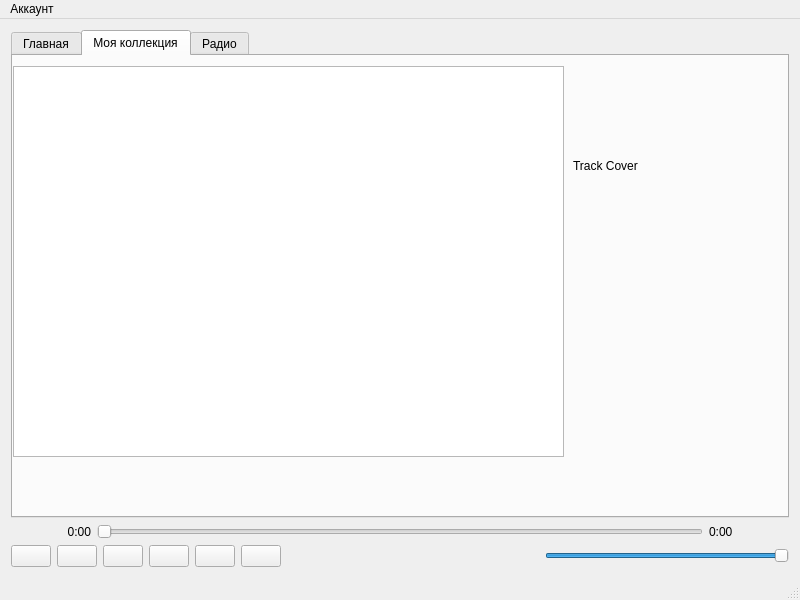
<?xml version="1.0" encoding="UTF-8"?>
<ui version="4.0">
 <class>MainWindow</class>
 <widget class="QMainWindow" name="MainWindow">
  <property name="enabled">
   <bool>true</bool>
  </property>
  <property name="geometry">
   <rect>
    <x>0</x>
    <y>0</y>
    <width>800</width>
    <height>600</height>
   </rect>
  </property>
  <property name="sizePolicy">
   <sizepolicy hsizetype="Preferred" vsizetype="Preferred">
    <horstretch>0</horstretch>
    <verstretch>0</verstretch>
   </sizepolicy>
  </property>
  <property name="windowTitle">
   <string>Yandex Music</string>
  </property>
  <widget class="QWidget" name="centralWidget">
   <property name="sizePolicy">
    <sizepolicy hsizetype="Maximum" vsizetype="Maximum">
     <horstretch>0</horstretch>
     <verstretch>0</verstretch>
    </sizepolicy>
   </property>
   <layout class="QVBoxLayout" name="verticalLayout">
    <item>
     <widget class="QTabWidget" name="tabWidget">
      <property name="currentIndex">
       <number>1</number>
      </property>
      <widget class="QWidget" name="main_tab">
       <attribute name="title">
        <string>Главная</string>
       </attribute>
       <widget class="QLabel" name="acc_name">
        <property name="geometry">
         <rect>
          <x>0</x>
          <y>0</y>
          <width>141</width>
          <height>17</height>
         </rect>
        </property>
        <property name="text">
         <string>TextLabel</string>
        </property>
       </widget>
       <widget class="QWidget" name="formLayoutWidget">
        <property name="geometry">
         <rect>
          <x>0</x>
          <y>20</y>
          <width>331</width>
          <height>161</height>
         </rect>
        </property>
        <layout class="QFormLayout" name="formLayout">
         <item row="0" column="0">
          <widget class="QLabel" name="label_3">
           <property name="text">
            <string>TextLabel</string>
           </property>
          </widget>
         </item>
         <item row="1" column="0">
          <widget class="QLabel" name="label_4">
           <property name="text">
            <string>TextLabel</string>
           </property>
          </widget>
         </item>
         <item row="0" column="1">
          <widget class="QLabel" name="label_5">
           <property name="text">
            <string>TextLabel</string>
           </property>
          </widget>
         </item>
         <item row="1" column="1">
          <widget class="QLabel" name="label_6">
           <property name="text">
            <string>TextLabel</string>
           </property>
          </widget>
         </item>
        </layout>
       </widget>
      </widget>
      <widget class="QWidget" name="collection_tab">
       <attribute name="title">
        <string>Моя коллекция</string>
       </attribute>
       <widget class="QListView" name="playlistView">
        <property name="geometry">
         <rect>
          <x>0</x>
          <y>10</y>
          <width>551</width>
          <height>391</height>
         </rect>
        </property>
        <property name="sizePolicy">
         <sizepolicy hsizetype="Expanding" vsizetype="Expanding">
          <horstretch>0</horstretch>
          <verstretch>0</verstretch>
         </sizepolicy>
        </property>
        <property name="acceptDrops">
         <bool>true</bool>
        </property>
        <property name="showDropIndicator" stdset="0">
         <bool>true</bool>
        </property>
        <property name="dragDropMode">
         <enum>QAbstractItemView::DropOnly</enum>
        </property>
        <property name="defaultDropAction">
         <enum>Qt::CopyAction</enum>
        </property>
        <property name="alternatingRowColors">
         <bool>true</bool>
        </property>
        <property name="uniformItemSizes">
         <bool>true</bool>
        </property>
       </widget>
       <widget class="QLabel" name="trackCover">
        <property name="geometry">
         <rect>
          <x>560</x>
          <y>10</y>
          <width>200</width>
          <height>200</height>
         </rect>
        </property>
        <property name="minimumSize">
         <size>
          <width>200</width>
          <height>200</height>
         </size>
        </property>
        <property name="maximumSize">
         <size>
          <width>200</width>
          <height>200</height>
         </size>
        </property>
        <property name="text">
         <string>Track Cover</string>
        </property>
       </widget>
       <widget class="QLabel" name="label_2">
        <property name="geometry">
         <rect>
          <x>10</x>
          <y>0</y>
          <width>67</width>
          <height>17</height>
         </rect>
        </property>
        <property name="text">
         <string/>
        </property>
       </widget>
       <widget class="QLabel" name="song_title">
        <property name="geometry">
         <rect>
          <x>560</x>
          <y>220</y>
          <width>211</width>
          <height>111</height>
         </rect>
        </property>
        <property name="text">
         <string/>
        </property>
        <property name="wordWrap">
         <bool>true</bool>
        </property>
       </widget>
      </widget>
      <widget class="QWidget" name="radio_tab">
       <attribute name="title">
        <string>Радио</string>
       </attribute>
      </widget>
     </widget>
    </item>
    <item>
     <layout class="QHBoxLayout" name="horizontalLayout_4">
      <item>
       <widget class="QLabel" name="currentTimeLabel">
        <property name="minimumSize">
         <size>
          <width>80</width>
          <height>0</height>
         </size>
        </property>
        <property name="text">
         <string>0:00</string>
        </property>
        <property name="alignment">
         <set>Qt::AlignRight|Qt::AlignTrailing|Qt::AlignVCenter</set>
        </property>
       </widget>
      </item>
      <item>
       <widget class="QSlider" name="timeSlider">
        <property name="orientation">
         <enum>Qt::Horizontal</enum>
        </property>
       </widget>
      </item>
      <item>
       <widget class="QLabel" name="totalTimeLabel">
        <property name="minimumSize">
         <size>
          <width>80</width>
          <height>0</height>
         </size>
        </property>
        <property name="text">
         <string>0:00</string>
        </property>
        <property name="alignment">
         <set>Qt::AlignLeading|Qt::AlignLeft|Qt::AlignVCenter</set>
        </property>
       </widget>
      </item>
     </layout>
    </item>
    <item>
     <layout class="QHBoxLayout" name="horizontalLayout_5">
      <item>
       <widget class="QPushButton" name="previousButton">
        <property name="text">
         <string/>
        </property>
        <property name="icon">
         <iconset>
          <normaloff>images/control-skip-180.png</normaloff>images/control-skip-180.png</iconset>
        </property>
       </widget>
      </item>
      <item>
       <widget class="QPushButton" name="playButton">
        <property name="text">
         <string/>
        </property>
        <property name="icon">
         <iconset>
          <normaloff>images/control.png</normaloff>images/control.png</iconset>
        </property>
       </widget>
      </item>
      <item>
       <widget class="QPushButton" name="pauseButton">
        <property name="text">
         <string/>
        </property>
        <property name="icon">
         <iconset>
          <normaloff>images/control-pause.png</normaloff>images/control-pause.png</iconset>
        </property>
       </widget>
      </item>
      <item>
       <widget class="QPushButton" name="stopButton">
        <property name="text">
         <string/>
        </property>
        <property name="icon">
         <iconset>
          <normaloff>images/control-stop-square.png</normaloff>images/control-stop-square.png</iconset>
        </property>
       </widget>
      </item>
      <item>
       <widget class="QPushButton" name="nextButton">
        <property name="text">
         <string/>
        </property>
        <property name="icon">
         <iconset>
          <normaloff>images/control-skip.png</normaloff>images/control-skip.png</iconset>
        </property>
       </widget>
      </item>
      <item>
       <widget class="QPushButton" name="viewButton">
        <property name="text">
         <string/>
        </property>
        <property name="icon">
         <iconset>
          <normaloff>images/application-image.png</normaloff>images/application-image.png</iconset>
        </property>
        <property name="checkable">
         <bool>true</bool>
        </property>
       </widget>
      </item>
      <item>
       <spacer name="horizontalSpacer">
        <property name="orientation">
         <enum>Qt::Horizontal</enum>
        </property>
        <property name="sizeHint" stdset="0">
         <size>
          <width>40</width>
          <height>20</height>
         </size>
        </property>
       </spacer>
      </item>
      <item>
       <widget class="QLabel" name="label">
        <property name="text">
         <string/>
        </property>
        <property name="pixmap">
         <pixmap>images/speaker-volume.png</pixmap>
        </property>
       </widget>
      </item>
      <item>
       <widget class="QSlider" name="volumeSlider">
        <property name="maximum">
         <number>100</number>
        </property>
        <property name="value">
         <number>100</number>
        </property>
        <property name="orientation">
         <enum>Qt::Horizontal</enum>
        </property>
       </widget>
      </item>
     </layout>
    </item>
   </layout>
  </widget>
  <widget class="QMenuBar" name="menuBar">
   <property name="geometry">
    <rect>
     <x>0</x>
     <y>0</y>
     <width>800</width>
     <height>22</height>
    </rect>
   </property>
   <widget class="QMenu" name="menuFIle">
    <property name="title">
     <string>Аккаунт</string>
    </property>
    <addaction name="update_Tracks_List_action"/>
    <addaction name="actionLog_Out"/>
   </widget>
   <addaction name="menuFIle"/>
  </widget>
  <widget class="QStatusBar" name="statusBar"/>
  <action name="open_file_action">
   <property name="text">
    <string>Open file...</string>
   </property>
  </action>
  <action name="fetch_from_Yandex_Music_action">
   <property name="text">
    <string>Fetch from Yandex Music</string>
   </property>
  </action>
  <action name="update_Tracks_List_action">
   <property name="text">
    <string>Обновить список треков</string>
   </property>
  </action>
  <action name="actionLog_Out">
   <property name="text">
    <string>Выйти из аккаунта</string>
   </property>
  </action>
 </widget>
 <layoutdefault spacing="6" margin="11"/>
 <resources/>
 <connections/>
</ui>
